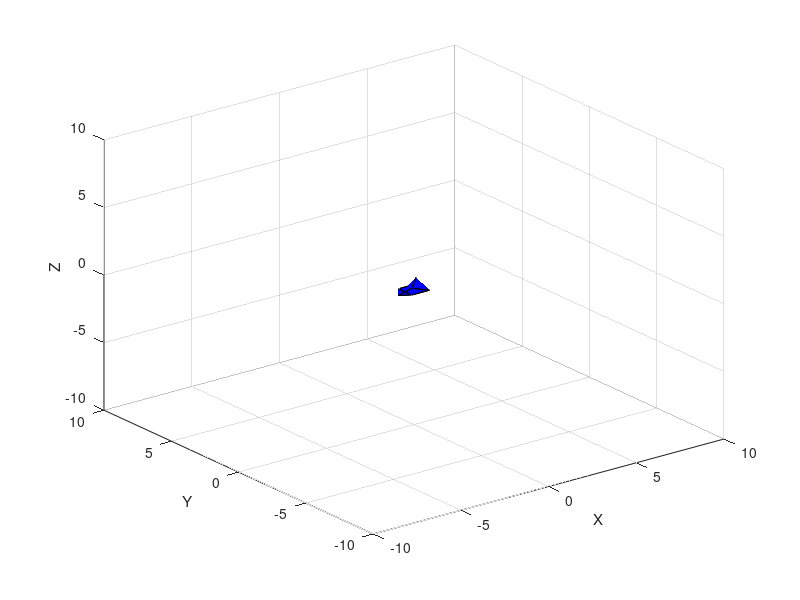

Write the MATLAB code that produced this figure. (Note: this script raises an error after producing the figure.)
% Konstanta dan variabel
g = 9.81;           % Percepatan gravitasi (m/s^2)
dt = 0.1;           % Waktu sampling (s)
m = 0.5;            % Massa drone (kg)
k = 3;              % Konstanta pegas (N/m)
b = 0.5;            % Koefisien redaman (N*s/m)
t = 0:dt:10;        % Vektor waktu (s)

% Inisialisasi variabel
x_history = zeros(2,length(t));
y_history = zeros(2,length(t));
z_history = zeros(2,length(t));
pitch_history = zeros(1,length(t));
roll_history = zeros(1,length(t));
yaw_history = zeros(1,length(t));
inertia_x_history = zeros(2,length(t));
inertia_y_history = zeros(2,length(t));
inertia_z_history = zeros(2,length(t));

% Inisialisasi variabel Kalman filter
xhat = [0; 0];      % Inisialisasi estimasi posisi dan kecepatan awal
P = [1 0; 0 1];     % Inisialisasi covariance matrix awal
Q = [0.1 0; 0 0.1]; % Covariance matrix untuk noise proses
R = [1 0; 0 1];     % Covariance matrix untuk noise pengukuran

% Inisialisasi variabel animasi
fig = figure;
ax = axes('XLim', [-10 10], 'YLim', [-10 10], 'ZLim', [-10 10]);
view(3);
grid on;
xlabel('X');
ylabel('Y');
zlabel('Z');
hold on;

% Gambar drone
drone_size = 1;
drone_color = 'b';
drone_vertices = drone_size * [0.5 -0.5 -0.5 0.5 0.5 0.5 -0.5 -0.5 0.5 0.5 -0.5 -0.5;                                 0.5 0.5 -0.5 -0.5 0.5 0.5 0.5 -0.5 -0.5 0.5 0.5 -0.5;                                 0 0 0 0 0.5 -0.5 -0.5 0.5 0.5 -0.5 -0.5 0.5];
drone_faces = [1 2 3 4; 1 2 6 5; 2 3 7 6; 3 4 8 7; 4 1 5 8; 5 6 7 8];

drone = patch('Vertices', drone_vertices', 'Faces', drone_faces, 'FaceColor', drone_color);

% Simulasi
x = [0; 0];         % Kecepatan awal dan posisi awal
u = 0;              % Input kontrol awal
F = 0;              % Gaya eksternal awal

for i = 1:length(t)
    % Hitung gaya bersih pada drone
    net_force = u - m*g - k*x(1) - b*x(2) + F;
    
    % Update posisi dan kecepatan
    x = x + dt*[x(2); net_force/m];
    
    % Update input kontrol dan gaya eksternal
    if t(i) > 2
        u = 5;
    end
    if t(i) > 4
        F = 2;
    end
    
    % Save history of data
    x_history(:,i) = x;
    y_history(:,i) = [0; 0];    % Placeholder for y data
    z_history(:,i) = [0; 0];    % Placeholder for z data
    pitch_history(i) = 0;       % Placeholder for pitch data
    roll_history(i) = 0;        % Placeholder for roll data
    yaw_history(i) = 0;         % Placeholder for yaw data
    inertia_x_history(:,i) = [1; 1];   % Placeholder for inertia x data
    inertia_y_history(:,i) = [1; 1];   % Placeholder for inertia y data
    inertia_z_history(:,i) = [1; 1];   % Placeholder for inertia z data
    
    % Kalman filter
    % Predict
    xhat = A*xhat + B*u;
    P = A*P*A' + Q;
    % Update
    y = [x(1); x(2)] - C*xhat;
    S = C*P*C' + R;
    K = P*C'*inv(S);
    xhat = xhat + K*y;
    P = (eye(2) - K*C)*P;
    
    % Update posisi drone
    drone_vertices_new = drone_vertices' + repmat([xhat(1), xhat(2), 0], size(drone_vertices, 2), 1);
    set(drone, 'Vertices', drone_vertices_new);
    
    % Tampilkan animasi
    pause(0.01);
end

% Plot hasil simulasi
figure;
subplot(3, 3, 1);
plot(t, x_history(1,:), t, x_history(2,:));
xlabel('Waktu (s)');
ylabel('Posisi (m)');
legend('Posisi Sebenarnya', 'Posisi Terukur');

subplot(3, 3, 2);
plot(t, y_history(1,:), t, y_history(2,:));
xlabel('Waktu (s)');
ylabel('y (m)');
legend('Placeholder y1', 'Placeholder y2');

subplot(3, 3, 3);
plot(t, z_history(1,:), t, z_history(2,:));
xlabel('Waktu (s)');
ylabel('z (m)');
legend('Placeholder z1', 'Placeholder z2');

subplot(3, 3, 4);
plot(t, pitch_history);
xlabel('Waktu (s)');
ylabel('Pitch (rad)');

subplot(3, 3, 5);
plot(t, roll_history);
xlabel('Waktu (s)');
ylabel('Roll (rad)');

subplot(3, 3, 6);
plot(t, yaw_history);
xlabel('Waktu (s)');
ylabel('Yaw (rad)');

subplot(3, 3, 7);
plot(t, inertia_x_history(1,:), t, inertia_x_history(2,:));
xlabel('Waktu (s)');
ylabel('Inertia X');
legend('Placeholder inertia x1', 'Placeholder inertia x2');

subplot(3, 3, 8);
plot(t, inertia_y_history(1,:), t, inertia_y_history(2,:));
xlabel('Waktu (s)');
ylabel('Inertia Y');
legend('Placeholder inertia y1', 'Placeholder inertia y2');

subplot(3, 3, 9);
plot(t, inertia_z_history(1,:), t, inertia_z_history(2,:));
xlabel('Waktu (s)');
ylabel('Inertia Z');
legend('Placeholder inertia z1', 'Placeholder inertia z2');

